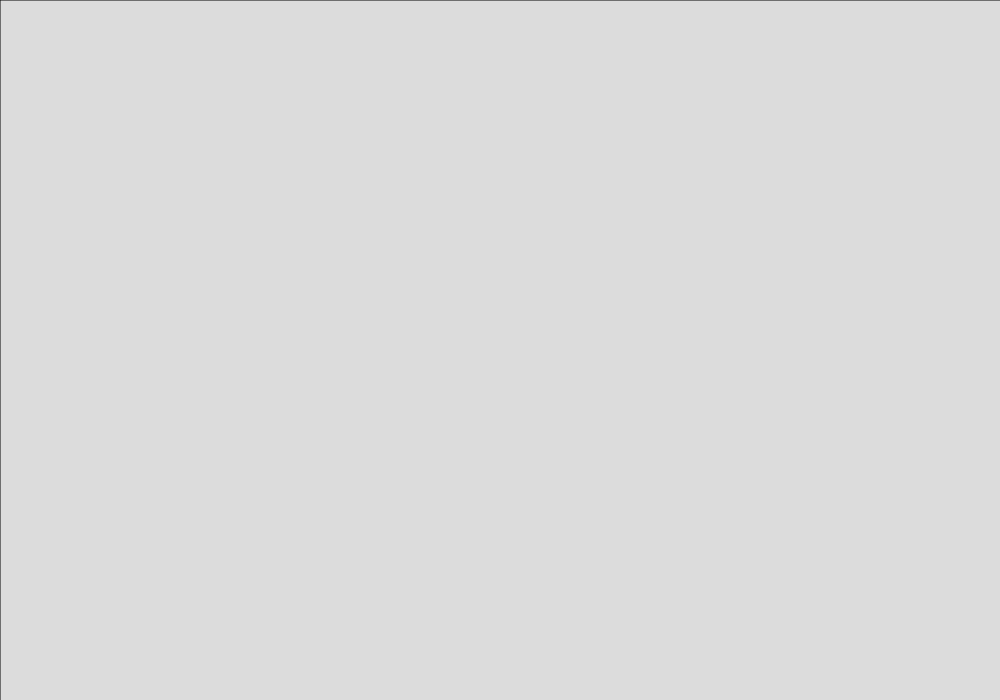
Frame 1 (no input)
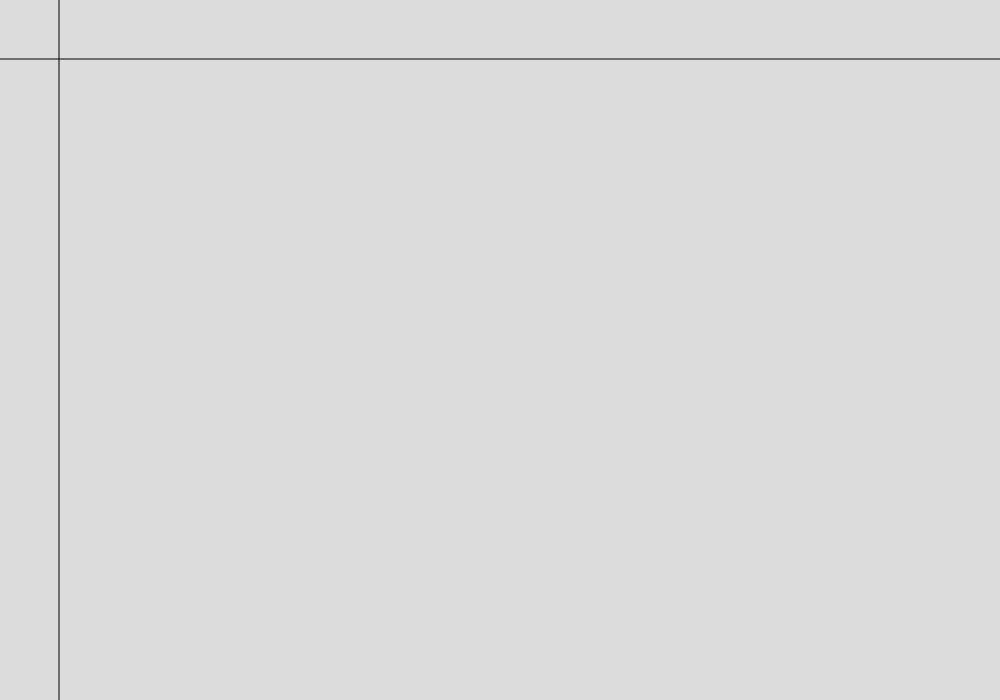
Frame 60 (no input)
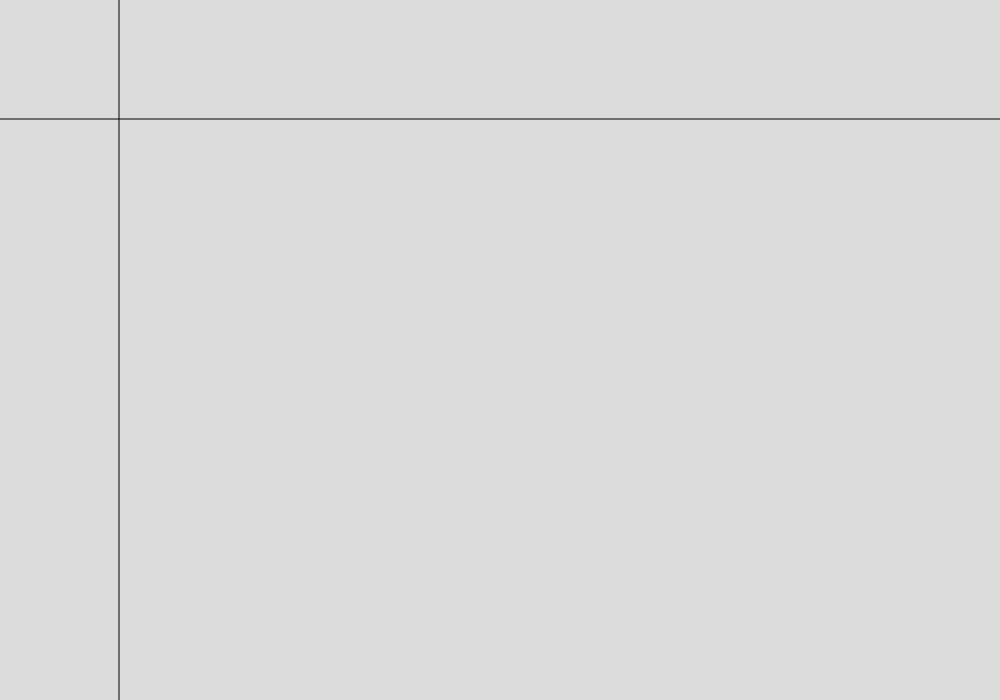
Frame 120 (the mouse pressed at the canvas centre since frame 60)

The p5.js sketch that drew these frames (run headless with seeded random() and noise() and a simulated clock; from frame 60 on, the mouse is pressed at the canvas centre):

// p5.js sketch
// ── sketch.js
let y;
let yspeed;
let x;
let xspeed;

function setup() {
  createCanvas(1000, 700);
  y=0;
  yspeed=1;
  x=0;
  xspeed=1;
}

function draw() {
  background(220);
  line(0,y,1000,y);
  line(x,0,x,700);
  y+=yspeed;
  x+=xspeed;
  if (y >= height){
    y=0;
  }
  if (x >= width){
    x=0
  }
}
